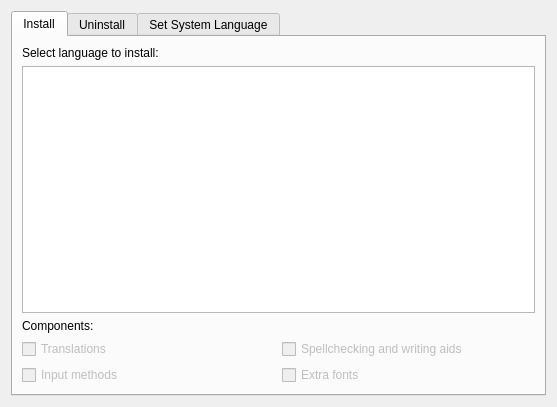
<?xml version="1.0" encoding="UTF-8"?>
<ui version="4.0">
 <class>QtLanguageSelectorGUI</class>
 <widget class="QWidget" name="QtLanguageSelectorGUI">
  <property name="geometry">
   <rect>
    <x>0</x>
    <y>0</y>
    <width>557</width>
    <height>407</height>
   </rect>
  </property>
  <property name="windowTitle">
   <string>Language Installer</string>
  </property>
  <layout class="QVBoxLayout" name="verticalLayout">
   <item>
    <widget class="KTabWidget" name="ktabwidget">
     <property name="currentIndex">
      <number>0</number>
     </property>
     <widget class="QWidget" name="InstallTab">
      <attribute name="title">
       <string>Install</string>
      </attribute>
      <layout class="QVBoxLayout" name="verticalLayout_2">
       <item>
        <widget class="QLabel" name="selectLanguageLabel">
         <property name="text">
          <string>Select language to install:</string>
         </property>
         <property name="wordWrap">
          <bool>false</bool>
         </property>
        </widget>
       </item>
       <item>
        <widget class="QListWidget" name="listViewLanguagesInst"/>
       </item>
       <item>
        <layout class="QGridLayout" name="gridLayout">
         <item row="1" column="0">
          <widget class="QCheckBox" name="checkBoxTr">
           <property name="enabled">
            <bool>false</bool>
           </property>
           <property name="text">
            <string>Translations</string>
           </property>
          </widget>
         </item>
         <item row="2" column="0">
          <widget class="QCheckBox" name="checkBoxIm">
           <property name="enabled">
            <bool>false</bool>
           </property>
           <property name="text">
            <string>Input methods</string>
           </property>
          </widget>
         </item>
         <item row="1" column="1">
          <widget class="QCheckBox" name="checkBoxSpell">
           <property name="enabled">
            <bool>false</bool>
           </property>
           <property name="text">
            <string>Spellchecking and writing aids</string>
           </property>
          </widget>
         </item>
         <item row="2" column="1">
          <widget class="QCheckBox" name="checkBoxFonts">
           <property name="enabled">
            <bool>false</bool>
           </property>
           <property name="text">
            <string>Extra fonts</string>
           </property>
          </widget>
         </item>
         <item row="0" column="0">
          <widget class="QLabel" name="ComponentsLabel">
           <property name="text">
            <string>Components:</string>
           </property>
          </widget>
         </item>
        </layout>
       </item>
      </layout>
     </widget>
     <widget class="QWidget" name="UninstallTab">
      <attribute name="title">
       <string>Uninstall</string>
      </attribute>
      <layout class="QVBoxLayout" name="verticalLayout_3">
       <item>
        <widget class="QLabel" name="selectLanguageLabel_2">
         <property name="text">
          <string>Select language to uninstall:</string>
         </property>
         <property name="wordWrap">
          <bool>false</bool>
         </property>
        </widget>
       </item>
       <item>
        <widget class="QListWidget" name="listViewLanguagesUninst"/>
       </item>
      </layout>
     </widget>
     <widget class="QWidget" name="SystemDefaultTab">
      <attribute name="title">
       <string>Set System Language</string>
      </attribute>
      <layout class="QVBoxLayout" name="verticalLayout_4">
       <item>
        <widget class="QLabel" name="defaultSystemLabel">
         <property name="text">
          <string>Default system language:</string>
         </property>
         <property name="wordWrap">
          <bool>false</bool>
         </property>
        </widget>
       </item>
       <item>
        <widget class="QListWidget" name="listBoxDefaultLanguage"/>
       </item>
       <item>
        <layout class="QHBoxLayout" name="horizontalLayout_4">
         <item>
          <spacer name="horizontalSpacer">
           <property name="orientation">
            <enum>Qt::Horizontal</enum>
           </property>
           <property name="sizeHint" stdset="0">
            <size>
             <width>40</width>
             <height>20</height>
            </size>
           </property>
          </spacer>
         </item>
         <item>
          <widget class="QLabel" name="labelInputMethod">
           <property name="text">
            <string>Keyboard input method:</string>
           </property>
          </widget>
         </item>
         <item>
          <widget class="QComboBox" name="comboBoxInputMethod"/>
         </item>
        </layout>
       </item>
      </layout>
     </widget>
    </widget>
   </item>
  </layout>
 </widget>
 <customwidgets>
  <customwidget>
   <class>KTabWidget</class>
   <extends>QTabWidget</extends>
   <header>ktabwidget.h</header>
   <container>1</container>
  </customwidget>
 </customwidgets>
 <resources/>
 <connections/>
</ui>
